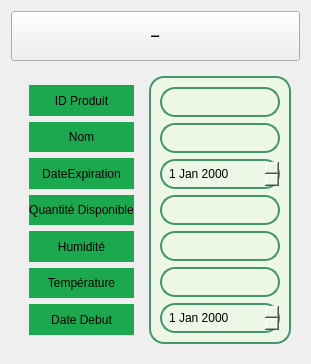
                 <widget class="QWidget" name="formmodifier">
                  <property name="styleSheet">
                   <string notr="true"/>
                  </property>
                  <layout class="QVBoxLayout" name="verticalLayout">
                   <item>
                    <widget class="QPushButton" name="pushButton_5">
                     <property name="minimumSize">
                      <size>
                       <width>0</width>
                       <height>50</height>
                      </size>
                     </property>
                     <property name="font">
                      <font>
                       <family>Roboto</family>
                       <pointsize>-1</pointsize>
                       <bold>true</bold>
                       <underline>true</underline>
                      </font>
                     </property>
                     <property name="cursor">
                      <cursorShape>PointingHandCursor</cursorShape>
                     </property>
                     <property name="styleSheet">
                      <string notr="true">QPushButton {
    background-color: rgb(50, 120, 90); /* Couleur verte foncée */
    /*color: black;*/
   /* color: #1f472e;*/
color:black;
    font-family: &quot;Roboto&quot;, sans-serif;
     
    font-weight: bold; /* texte en gras */
    font-size: 20px;
    text-decoration: underline;  /* Texte souligné */
    line-height: 1.5;

    width: 200px;
    height: 40px;
    opacity: 0.65;
    text-align: center;
    
    border-style: solid;
    transition: background-color 0.3s ease, opacity 0.3s ease, transform 0.3s ease; /* Transition pour effet plus fluide */
}

QPushButton:hover {
    background-color: rgb(70, 140, 110); /* Couleur de fond légèrement plus claire au survol */
    opacity: 0.85; /* Augmentation de l'opacité */
    transform: scale(1.05); /* Agrandissement léger */
    box-shadow: 2px 2px 5px rgba(0, 0, 0, 0.3); /* Ombre pour donner de la profondeur */
}

                                                           

/*                                                  
QPushButton {
    background-color: rgb(50, 120, 90); 
    color: black;
    
    font-size: 20px;
    text-decoration: underline;   
    line-height: 1.5;

    width: 200px;
    height: 40px;
    opacity: 0.65;
    text-align: center;
    
    border-style: solid;
}
/*</string>
                     </property>
                     <property name="text">
                      <string>Modifier le produit</string>
                     </property>
                    </widget>
                   </item>
                   <item>
                    <widget class="QFrame" name="frame">
                     <property name="styleSheet">
                      <string notr="true">border:none;</string>
                     </property>
                     <property name="frameShape">
                      <enum>QFrame::Shape::StyledPanel</enum>
                     </property>
                     <property name="frameShadow">
                      <enum>QFrame::Shadow::Raised</enum>
                     </property>
                     <layout class="QHBoxLayout" name="horizontalLayout_7">
                      <item>
                       <widget class="QFrame" name="frame_9">
                        <property name="styleSheet">
                         <string notr="true">QFrame QLabel {
background-color: rgb(28, 168, 79);

}
</string>
                        </property>
                        <property name="frameShape">
                         <enum>QFrame::Shape::StyledPanel</enum>
                        </property>
                        <property name="frameShadow">
                         <enum>QFrame::Shadow::Raised</enum>
                        </property>
                        <layout class="QVBoxLayout" name="verticalLayout_10">
                         <item>
                          <widget class="QLabel" name="label_2">
                           <property name="text">
                            <string>ID Produit</string>
                           </property>
                           <property name="alignment">
                            <set>Qt::AlignmentFlag::AlignCenter</set>
                           </property>
                          </widget>
                         </item>
                         <item>
                          <widget class="QLabel" name="label_30">
                           <property name="styleSheet">
                            <string notr="true">align-text:center;</string>
                           </property>
                           <property name="text">
                            <string>Nom</string>
                           </property>
                           <property name="alignment">
                            <set>Qt::AlignmentFlag::AlignCenter</set>
                           </property>
                          </widget>
                         </item>
                         <item>
                          <widget class="QLabel" name="label_31">
                           <property name="text">
                            <string>DateExpiration</string>
                           </property>
                           <property name="alignment">
                            <set>Qt::AlignmentFlag::AlignCenter</set>
                           </property>
                          </widget>
                         </item>
                         <item>
                          <widget class="QLabel" name="label_32">
                           <property name="text">
                            <string>Quantité Disponible</string>
                           </property>
                           <property name="alignment">
                            <set>Qt::AlignmentFlag::AlignCenter</set>
                           </property>
                          </widget>
                         </item>
                         <item>
                          <widget class="QLabel" name="label_33">
                           <property name="text">
                            <string>Humidité</string>
                           </property>
                           <property name="alignment">
                            <set>Qt::AlignmentFlag::AlignCenter</set>
                           </property>
                          </widget>
                         </item>
                         <item>
                          <widget class="QLabel" name="label_34">
                           <property name="text">
                            <string>Température</string>
                           </property>
                           <property name="alignment">
                            <set>Qt::AlignmentFlag::AlignCenter</set>
                           </property>
                          </widget>
                         </item>
                         <item>
                          <widget class="QLabel" name="label_35">
                           <property name="text">
                            <string>Date Debut</string>
                           </property>
                           <property name="alignment">
                            <set>Qt::AlignmentFlag::AlignCenter</set>
                           </property>
                          </widget>
                         </item>
                        </layout>
                       </widget>
                      </item>
                      <item>
                       <widget class="QFrame" name="frame_12">
                        <property name="styleSheet">
                         <string notr="true">background-color: #edf7e6;         /* Light green inside background */
border: 2px solid rgb(68, 150, 109); /* Green border */
border-radius: 15px;                /* Rounded corners with 15px radius */</string>
                        </property>
                        <property name="frameShape">
                         <enum>QFrame::Shape::StyledPanel</enum>
                        </property>
                        <property name="frameShadow">
                         <enum>QFrame::Shadow::Raised</enum>
                        </property>
                        <layout class="QVBoxLayout" name="verticalLayout_11">
                         <item>
                          <widget class="QLineEdit" name="inputidproduitmodif">
                           <property name="styleSheet">
                            <string notr="true">QLineEdit {
    border-radius: 15px;
border: 2px solid rgb(68, 150, 109); /* Green border */
    padding: 5px;
}</string>
                           </property>
                          </widget>
                         </item>
                         <item>
                          <widget class="QLineEdit" name="inputnomproduit_3">
                           <property name="minimumSize">
                            <size>
                             <width>100</width>
                             <height>30</height>
                            </size>
                           </property>
                           <property name="maximumSize">
                            <size>
                             <width>16777215</width>
                             <height>16777215</height>
                            </size>
                           </property>
                          </widget>
                         </item>
                         <item>
                          <widget class="QDateEdit" name="inputdateexpiration_3">
                           <property name="minimumSize">
                            <size>
                             <width>0</width>
                             <height>30</height>
                            </size>
                           </property>
                           <property name="styleSheet">
                            <string notr="true">QDateEdit {
    border-radius: 15px;
border: 2px solid rgb(68, 150, 109); /* Green border */
    padding: 5px;
}</string>
                           </property>
                          </widget>
                         </item>
                         <item>
                          <widget class="QLineEdit" name="inputquantitedisponible_3">
                           <property name="styleSheet">
                            <string notr="true">QLineEdit {
    border-radius: 15px;
border: 2px solid rgb(68, 150, 109); /* Green border */
    padding: 5px;
}</string>
                           </property>
                          </widget>
                         </item>
                         <item>
                          <widget class="QLineEdit" name="inputhumidite_3">
                           <property name="styleSheet">
                            <string notr="true">QLineEdit {
    border-radius: 15px;
border: 2px solid rgb(68, 150, 109); /* Green border */
    padding: 5px;
}</string>
                           </property>
                          </widget>
                         </item>
                         <item>
                          <widget class="QLineEdit" name="inputtemperature_3">
                           <property name="styleSheet">
                            <string notr="true">QLineEdit {
    border-radius: 15px;
border: 2px solid rgb(68, 150, 109); /* Green border */
    padding: 5px;
}</string>
                           </property>
                          </widget>
                         </item>
                         <item>
                          <widget class="QDateEdit" name="inputdatedebut_3">
                           <property name="styleSheet">
                            <string notr="true">QDateEdit {
    border-radius: 15px;
border: 2px solid rgb(68, 150, 109); /* Green border */
    padding: 5px;
}</string>
                           </property>
                          </widget>
                         </item>
                        </layout>
                       </widget>
                      </item>
                     </layout>
                    </widget>
                   </item>
                  </layout>
                 </widget>
